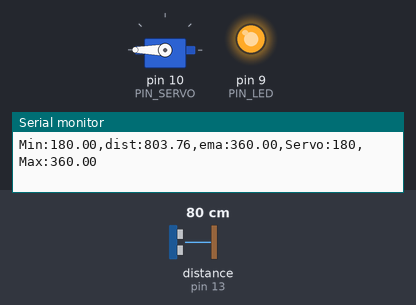
A sketch run on a simulated Arduino Uno, built with avr-gcc and run on an emulated ATmega328P. Parts: servo, output pins drawn as LEDs (lit = HIGH), the last lines printed to the serial monitor. Wiring (inferred from the names in the program): ultrasonic range finder: trigger pin 12; echo pin 13. Dashed ring = blinking. Inputs (shaded band) come from the test bench; at power-on: distance to the obstacle (sensor on pin 13) 80 cm. The echo pulse lasts 58.3 µs per cm; pins used as bus, display or sensor lines are not drawn.

Above: at 1.2 s.
1.3 s: distance to the obstacle (sensor on pin 13) set to 2 cm
At 2.8 s:
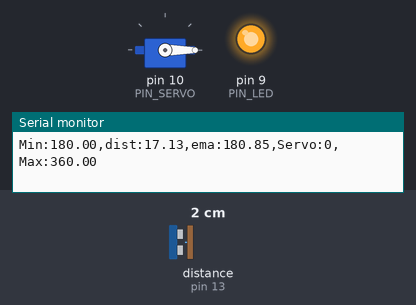
4.3 s: distance to the obstacle (sensor on pin 13) set to 18 cm
At 4.55 s:
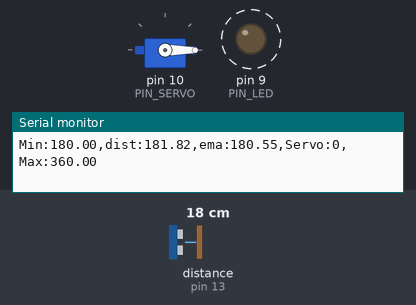
7.3 s: distance to the obstacle (sensor on pin 13) set to 35 cm
At 7.9 s:
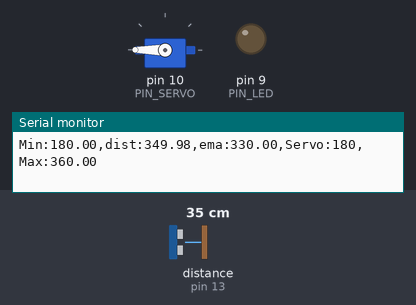
9.0 s: distance to the obstacle (sensor on pin 13) set to 31 cm
10.8 s: distance to the obstacle (sensor on pin 13) set to 27 cm
At 12.6 s:
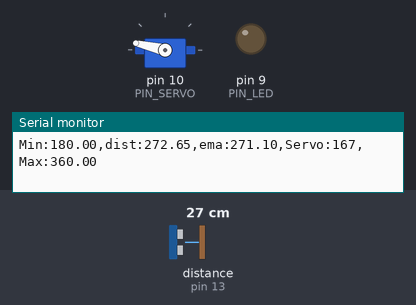
13.8 s: distance to the obstacle (sensor on pin 13) set to 60 cm
At 15.2 s:
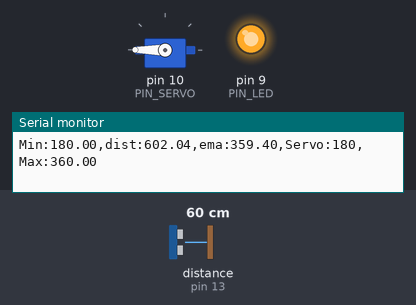
Timing chart, 0 to 16.3 s (numbered marks = the images above; inputs shaded):
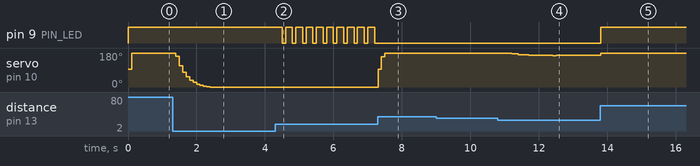

Measured:
- the behaviour switches between 28 and 27 cm on distance to the obstacle (sensor on pin 13) (found by bisection; images 3 and 4)
- after the input at 1.3 s, servo on pin 10 (PIN_SERVO): moves from 180° to 0° over 1.0 s, starting after 0.10 s
- after the input at 4.3 s, pin 9 (PIN_LED): alternates HIGH for 0.20 s and LOW for 0.10 s, starting after 0.20 s
- after the input at 7.3 s, pin 9 (PIN_LED): stops changing and stays LOW; servo on pin 10 (PIN_SERVO): 0° → 93° at once, → 160° 0.10 s later, → 180° 0.10 s later
- after the input at 10.8 s, servo on pin 10 (PIN_SERVO): 180° → 177° after 0.40 s, → 175° 0.10 s later, → 172° 0.10 s later, → 171° 0.10 s later, … (23 changes in this stretch)
- after the input at 13.8 s, pin 9 (PIN_LED): LOW → HIGH at once

The sketch:

11_example_1.ino
```cpp
#include <Servo.h>

// 핀 설정
#define PIN_LED   9       // active-low
#define PIN_TRIG  12
#define PIN_ECHO  13
#define PIN_SERVO 10

// 초음파 센서 설정
#define SND_VEL 346.0
#define INTERVAL 100      // 측정 간격: ms
#define PULSE_DURATION 10
#define TIMEOUT 25000UL
#define SCALE (0.001 * 0.5 * SND_VEL)

// 거리 범위: mm
#define _DIST_MIN 180.0
#define _DIST_MAX 360.0

// EMA: 작으면 더 부드럽게, 크면 더 빠르게 반응
#define _EMA_ALPHA 0.3

// 직접 측정한 서보 보정값
#define _DUTY_MIN 500
#define _DUTY_MAX 4000
#define _DUTY_NEU 1500

Servo myservo;

unsigned long last_sampling_time = 0;
float dist_ema = (_DIST_MIN + _DIST_MAX) / 2.0;
bool has_valid_sample = false;

void setup() {
  pinMode(PIN_LED, OUTPUT);
  pinMode(PIN_TRIG, OUTPUT);
  pinMode(PIN_ECHO, INPUT);

  digitalWrite(PIN_LED, HIGH);
  digitalWrite(PIN_TRIG, LOW);

  myservo.attach(PIN_SERVO);
  myservo.writeMicroseconds(_DUTY_NEU);

  Serial.begin(57600);
}

void loop() {
  if (millis() - last_sampling_time < INTERVAL) {
    return;
  }
  last_sampling_time = millis();

  float dist_raw = USS_measure();

  if (dist_raw > 0.0) {
    // 실제 측정 거리가 범위 안일 때만 LED 켜기
    bool in_range =
      (dist_raw >= _DIST_MIN && dist_raw <= _DIST_MAX);

    digitalWrite(PIN_LED, in_range ? LOW : HIGH);

    // 범위 제한: 18cm 미만은 18cm, 36cm 초과는 36cm
    float dist_filtered =
      constrain(dist_raw, _DIST_MIN, _DIST_MAX);

    // 첫 정상 측정값으로 EMA 초기화
    if (!has_valid_sample) {
      dist_ema = dist_filtered;
      has_valid_sample = true;
    } else {
      // EMA 필터
      dist_ema = _EMA_ALPHA * dist_filtered
               + (1.0 - _EMA_ALPHA) * dist_ema;
    }
  } else {
    // 측정 실패: 이전 EMA 및 서보 위치 유지
    digitalWrite(PIN_LED, HIGH);
  }

  // 거리 180~360mm를 비율 0~1로 변환
  float ratio =
    (dist_ema - _DIST_MIN) / (_DIST_MAX - _DIST_MIN);

  ratio = constrain(ratio, 0.0, 1.0);

  // 보정된 펄스 범위로 변환
  int duty = (int)(
    _DUTY_MIN + ratio * (_DUTY_MAX - _DUTY_MIN) + 0.5
  );

  myservo.writeMicroseconds(duty);

  // 시리얼 플로터 출력
  Serial.print("Min:");
  Serial.print(_DIST_MIN);
  Serial.print(",dist:");
  Serial.print(dist_raw);
  Serial.print(",ema:");
  Serial.print(dist_ema);
  Serial.print(",Servo:");
  Serial.print(myservo.read());
  Serial.print(",Max:");
  Serial.println(_DIST_MAX);
}

// 초음파 거리 측정: mm
float USS_measure() {
  digitalWrite(PIN_TRIG, LOW);
  delayMicroseconds(2);

  digitalWrite(PIN_TRIG, HIGH);
  delayMicroseconds(PULSE_DURATION);
  digitalWrite(PIN_TRIG, LOW);

  unsigned long duration =
    pulseIn(PIN_ECHO, HIGH, TIMEOUT);

  return duration * SCALE;
}
```
